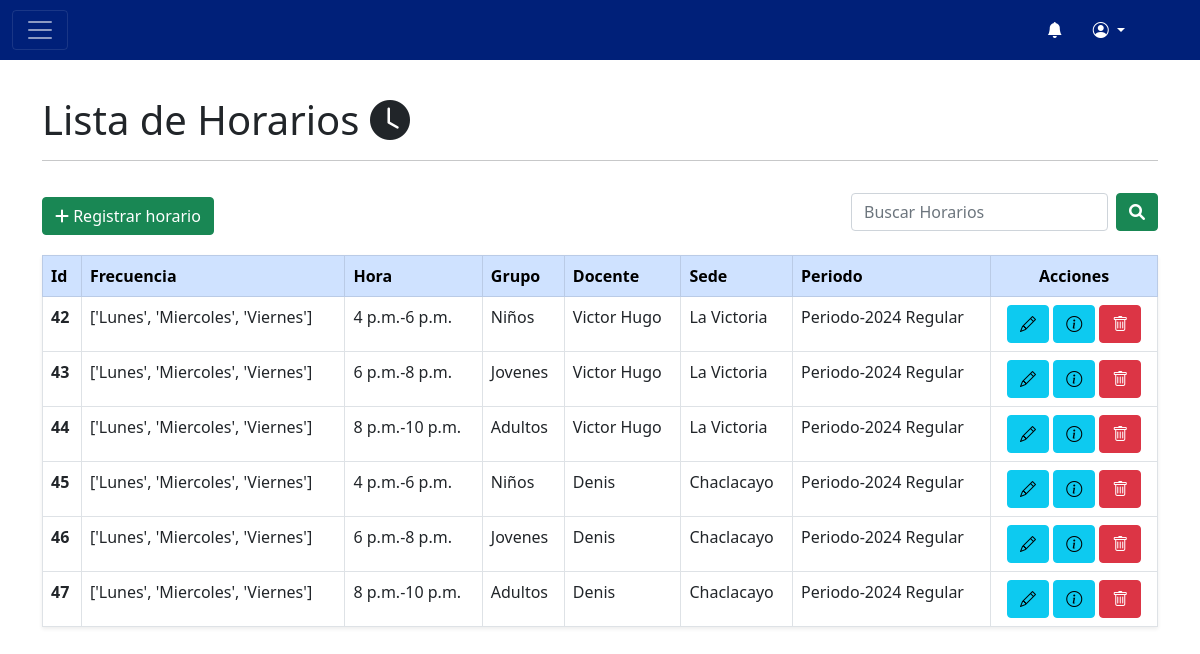
/lista_horarios/, run on the app's committed database.
### app/models.py (models this page shows)
class Horario(models.Model):
    frecuencia= models.CharField(max_length=30)
    hora_inicio=models.TimeField()
    hora_fin=models.TimeField()
    grupo=models.CharField(max_length=50)
    aforo= models.IntegerField()
    periodo=models.CharField(max_length=30)
    id_docente=models.ForeignKey(Docente,on_delete=models.SET_NULL,null=True,blank=True)
    id_sede=models.ForeignKey(Sede,on_delete=models.CASCADE)
    class Meta:
        db_table='Horario'

class Docente(models.Model):
    nombre=models.CharField(max_length=50)
    apellido=models.CharField(max_length=50)
    edad=models.IntegerField()
    dni=models.IntegerField()
    correo=models.CharField(max_length=50)
    telefono=models.IntegerField()
    direccion=models.CharField(max_length=50)
    fecha_nacimiento=models.DateField()
    grado_cinturon=models.CharField(max_length=50)
    foto_perfil= models.ImageField(upload_to='imagenes_bd/',null=True,blank=True)
    genero=models.CharField(max_length=10,default='sin genero')
    id_usuario=models.ForeignKey(User,on_delete=models.CASCADE)
    class Meta:
        db_table='Docente'

class Sede(models.Model):
    departamento=models.CharField(max_length=50)
    provincia=models.CharField(max_length=50)
    distrito=models.CharField(max_length=50)
    direccion=models.CharField(max_length=50)
    foto_local=models.ImageField(upload_to='imagenes_bd/',null=True,blank=True)
    class Meta:
        db_table='Sede'

### app/views/horarios.py (the view)
# urls.py: path('lista_horarios/',horarios.lista_Horarios,name='lista_horarios'),
def lista_Horarios(request):
    horarios=Horario.objects.all()
    return render(request,'app/horarios/lista_horarios.html',{'horarios':horarios})

### app/templates/app/horarios/lista_horarios.html
{% extends "app/base/base_admin.html" %}
{% block titulo %} Lista de Horarios <i class="bi-clock-fill"></i>{% endblock %}
{% block content %}
<div class="d-flex justify-content-between align-items-center">
  <a href="/registrar_horario/"> <button class="btn btn-success rounded-1"><i class="fas fa-plus"></i> Registrar horario</button></a>
  <form action="{% url 'buscar_horarios' %}" method="get" class="d-flex mt-3 mb-4" role="search">
    <input class="form-control me-2 rounded-1" name="q" type="search" placeholder="Buscar Horarios" aria-label="Search">
    <button class="btn btn-success rounded-1" type="submit"><i class="fas fa-magnifying-glass"></i></button>
  </form>
</div>
<table class="table table-hover table-bordered shadow-sm">
  <thead class="table-primary">
    <tr>
      <th scope="col">Id</th>
      <th scope="col">Frecuencia</th>
      <th scope="col">Hora</th>
      <th scope="col">Grupo</th>
      <th scope="col">Docente</th>
      <th scope="col">Sede</th>
      <th scope="col">Periodo</th>
      <th scope="col" class="text-center">Acciones</th>
    </tr>
  </thead>
  <tbody class="">
    {% for x in horarios %}
    <tr>
      <th scope="row">{{x.id}}</th>
      <td>{{x.frecuencia}}</td>
      <td>{{x.hora_inicio}}-{{x.hora_fin}}</td>
      <td>{{x.grupo}}</td>
      <td>{{x.id_docente.nombre}}</td>
      <td>{{x.id_sede.distrito}}</td>
      <td>{{x.periodo}}</td>
      <td class="text-center">
        <a href="/editar_horario/{{x.id}}"><button type="button" class="btn btn-info rounded-1">
            <i class="bi bi-pencil"></i>
          </button></a>
        <a href="/detalle_horario/{{x.id}}"><button type="button" class="btn btn-info rounded-1"><i
              class="bi bi-info-circle"></i></button></a>
        <a href="/eliminar_horario/{{x.id}}"> <button type="button" class="btn btn-danger rounded-1"
            onclick="return confirm('¿Estás seguro que quieres eliminar el Horario?')"><i
              class="bi bi-trash"></i></button></a>
      </td>
    </tr>
    {% endfor %}
  </tbody>
</table>
{% endblock %}

### data on the page
Horario: id "42", frecuencia "['Lunes', 'Miercoles', 'Viernes']", hora_inicio "4 p.m.", hora_fin "6 p.m.", grupo "Niños", id_docente.nombre "Victor Hugo", id_sede.distrito "La Victoria", periodo "Periodo-2024 Regular"
Horario: id "43", frecuencia "['Lunes', 'Miercoles', 'Viernes']", hora_inicio "6 p.m.", hora_fin "8 p.m.", grupo "Jovenes", id_docente.nombre "Victor Hugo", id_sede.distrito "La Victoria", periodo "Periodo-2024 Regular"
Horario: id "44", frecuencia "['Lunes', 'Miercoles', 'Viernes']", hora_inicio "8 p.m.", hora_fin "10 p.m.", grupo "Adultos", id_docente.nombre "Victor Hugo", id_sede.distrito "La Victoria", periodo "Periodo-2024 Regular"
Horario: id "45", frecuencia "['Lunes', 'Miercoles', 'Viernes']", hora_inicio "4 p.m.", hora_fin "6 p.m.", grupo "Niños", id_docente.nombre "Denis", id_sede.distrito "Chaclacayo", periodo "Periodo-2024 Regular"
Horario: id "46", frecuencia "['Lunes', 'Miercoles', 'Viernes']", hora_inicio "6 p.m.", hora_fin "8 p.m.", grupo "Jovenes", id_docente.nombre "Denis", id_sede.distrito "Chaclacayo", periodo "Periodo-2024 Regular"
Horario: id "47", frecuencia "['Lunes', 'Miercoles', 'Viernes']", hora_inicio "8 p.m.", hora_fin "10 p.m.", grupo "Adultos", id_docente.nombre "Denis", id_sede.distrito "Chaclacayo", periodo "Periodo-2024 Regular"
